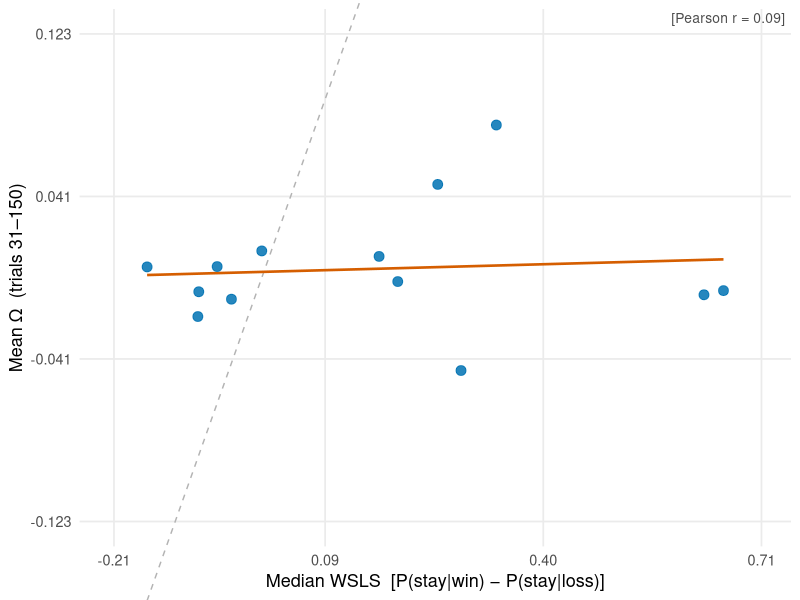

R code for this plot:
library(ggplot2)

plot_df <- data.frame(
  pid = c(
    "60e46e6f6bc0c2cdf5d077ce","60e6b55696dade249aa3249b","60e9f29fe1f58945339696d0",
    "6661b6019ab530fb44632cc2","66912a96b8dba143ceba8276","66ab330c867b56b7333c7f26",
    "66ab9137e5573312997df691","678cc86b7a22ead21c11ea4d","67acd3c9faab3a14dfe87135",
    "67f6a640d2046b13fcf33328","697ccad66fdf3bbcccb90fe4","69ef99a65d19811a9ddad38b",
    "69fdce52c07d954848678eaf"
  ),
  x = c(
     0.3333, 0.2500,  0.2831,  0.1932,  0.6283, -0.0895,
     0.6560, -0.0431,  0.0000, -0.0634, -0.0908,  0.1667, -0.1629
  ),
  y = c(
     0.07703,  0.04707, -0.04684, -0.00195, -0.00862, -0.00709,
    -0.00651, -0.01084,  0.01351,  0.00561, -0.01960,  0.01074,  0.00545
  )
)

# safety check
plot_df <- plot_df[complete.cases(plot_df$x, plot_df$y), ]
stopifnot(nrow(plot_df) == 13, length(plot_df$x) == length(plot_df$y))

pearson_r <- cor(plot_df$x, plot_df$y, method = "pearson")
cat(sprintf("Pearson r = %.3f  (n = %d)\n", pearson_r, nrow(plot_df)))

# independent axis limits — expand y generously for readability
x_lim <- range(plot_df$x) + c(-0.05, 0.05)
y_abs <- max(abs(range(plot_df$y))) * 1.6   # symmetric, well-padded
y_lim <- c(-y_abs, y_abs)
x_breaks <- seq(x_lim[1], x_lim[2], length.out = 4)
y_breaks <- seq(y_lim[1], y_lim[2], length.out = 4)

p <- ggplot(plot_df, aes(x = x, y = y)) +
  geom_abline(slope = 1, intercept = 0, linetype = "dashed", colour = "grey70") +
  geom_smooth(method = "lm", se = FALSE, colour = "#D55E00", linewidth = 0.9) +
  geom_point(colour = "#0072B2", alpha = 0.85, size = 3) +
  annotate(
    "text",
    x = Inf, y = Inf,
    label = sprintf("[Pearson r = %.2f]", pearson_r),
    hjust = 1.05, vjust = 1.4,
    size = 3.5, colour = "grey30"
  ) +
  scale_x_continuous(breaks = round(x_breaks, 2)) +
  scale_y_continuous(breaks = round(y_breaks, 3)) +
  coord_cartesian(xlim = x_lim, ylim = y_lim, clip = "off") +
  theme_minimal(base_size = 13) +
  theme(panel.grid.minor = element_blank()) +
  labs(
    x = "Median WSLS  [P(stay|win) − P(stay|loss)]",
    y = "Mean Ω  (trials 31–150)"
  )

ggsave("analysis/running_wsls/scatter_wsls_omega.png",
       plot = p, width = 5, height = 5, dpi = 180)
cat("Saved → analysis/running_wsls/scatter_wsls_omega.png\n")
